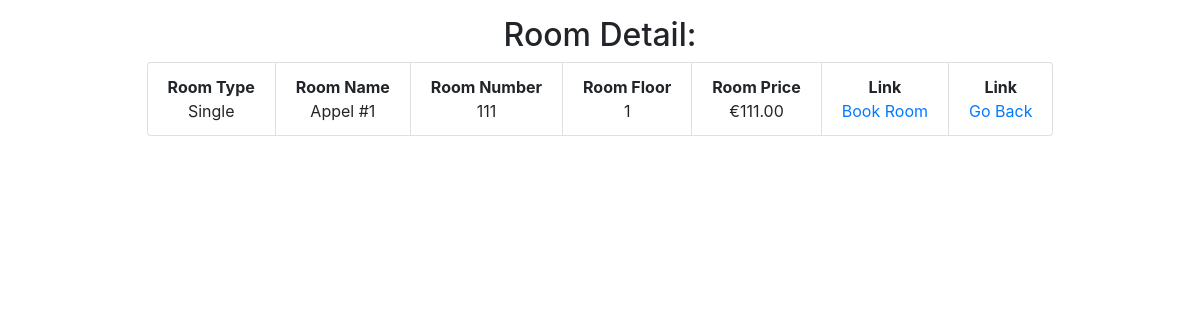
Page /room.php?id=1 on the earlier database version.
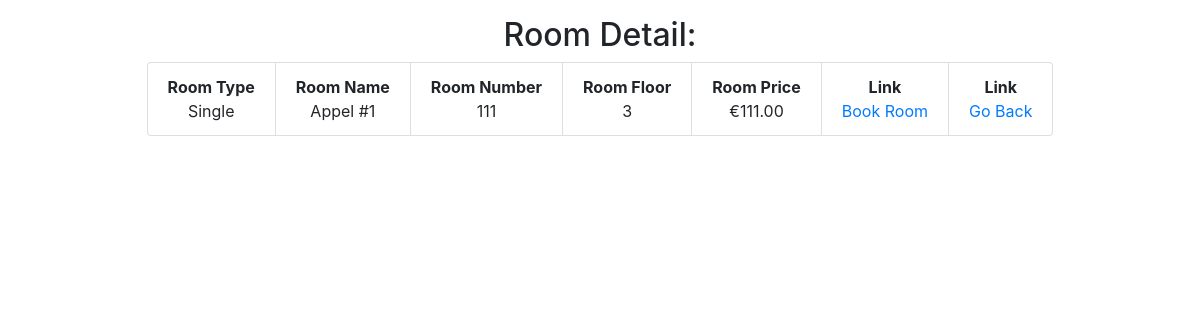
Same page on the later database version.
### tables this page shows
CREATE TABLE `rooms` (
  `room_id` int(11) NOT NULL,
  `room_name` varchar(50) NOT NULL,
  `room_price` decimal(11,2) NOT NULL,
  `room_number` int(11) NOT NULL,
  `room_floor` int(11) NOT NULL,
  `category_id` int(11) NOT NULL,
  `room_description` varchar(255) NOT NULL
);

CREATE TABLE `categories` (
  `category_id` int(11) NOT NULL,
  `category_name` varchar(100) NOT NULL
);

### private/class.php (called while the page is built, shortened)
<?php
class Database
{
    protected $hostname;
    protected $username;
    protected $password;
    protected $dbname;
    private $charset = 'utf8mb4';
    public function __construct($host, $user, $pass, $db)
    {
        $this->hostname = $host;
        $this->username = $user;
        $this->password = $pass;
        $this->dbname = $db;
    }
    public function connect()
    {
        $dsn = "mysql:host=$this->hostname;dbname=$this->dbname;charset=$this->charset";
        $options = [
            PDO::ATTR_ERRMODE            => PDO::ERRMODE_EXCEPTION,
            PDO::ATTR_DEFAULT_FETCH_MODE => PDO::FETCH_ASSOC,
            PDO::ATTR_EMULATE_PREPARES   => false,
        ];
        try {
            $this->pdo = new PDO($dsn, $this->username, $this->password, $options);
        } catch (\PDOException $e) {
            throw new \PDOException($e->getMessage(), (int) $e->getCode());
        }
    }
}
$db = new Database('localhost','root','','hotelcalifornia');

### public/room.php (the view, shortened to what this page needs)
<?php
require '../private/class.php';
$stmt = $db->pdo->prepare("SELECT * FROM categories INNER JOIN rooms ON categories.category_id = rooms.category_id WHERE room_id = :room_id");
$stmt->bindParam(':room_id', $_GET['id']);
$stmt->execute();
$results = $stmt->fetch(PDO::FETCH_ASSOC);
?>
<!DOCTYPE html>
<html lang="en">
<head>
    <link rel="stylesheet" href="https://stackpath.bootstrapcdn.com/bootstrap/4.5.0/css/bootstrap.min.css">
</head>
<body>
<div class="container p-3">
    <main class="text-center">
        <h2>Room Detail:</h2>
    </main>
    <ul class="list-group list-group-horizontal justify-content-center text-center">
        <li class="list-group-item"><b>Room Type</b><br><?php echo $results['category_name'];?></li>
        <li class="list-group-item"><b>Room Name</b><br><?php echo $results['room_name'];?></li>
        <li class="list-group-item"><b>Room Number</b><br><?php echo $results['room_number'];?></li>
        <li class="list-group-item"><b>Room Floor</b><br><?php echo $results['room_floor'];?></li>
        <li class="list-group-item"><b>Room Price</b><br>&euro;<?php echo $results['room_price'];?></li>
        <li class="list-group-item"><b>Link</b><br><a href="book.php?id=<?php echo $_GET['id'];?>">Book Room</a></li>
        <li class="list-group-item"><b>Link</b><br><a href="category.php?categoryid=<?php echo $results['category_id']?>">Go Back</a></li>
    </ul>
</div>
</body>
</html>

Differences in the rows shown:
changed rooms "Appel #1": room_floor "1" → "3"
